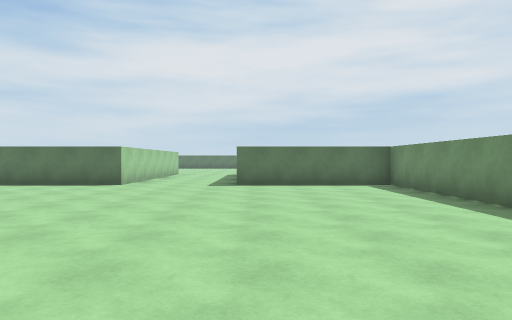
view 1 (above)

21 first-person views from a walk through a 3-D level made in the Unity game engine. The camera is 1.3 m above the floor, looks level and sees 70° across. The floor is counted in squares, 2 m on a side. Each view is taken from the middle of a square. On the plan, view 1 faces up. The plan holds only what a view shows up to about 11 squares ahead; the rest is blank. The place goes on beyond the plan. The player is left out.

view 2
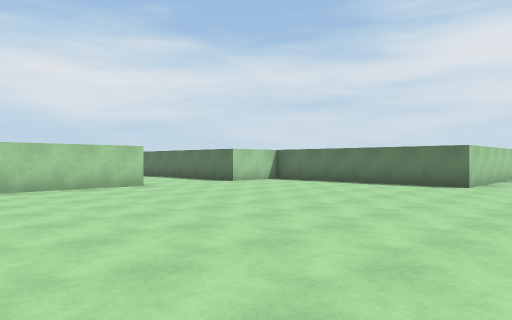

view 3
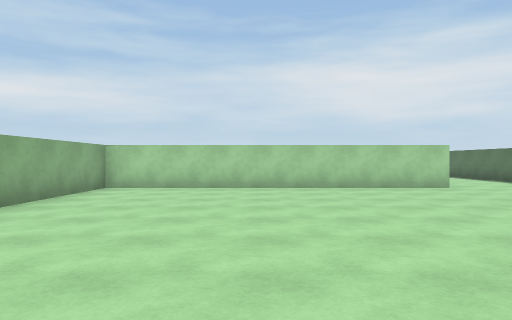

view 4
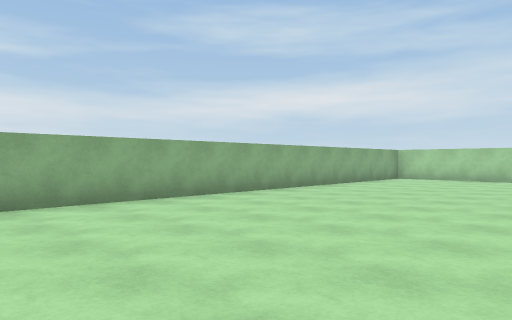

view 5
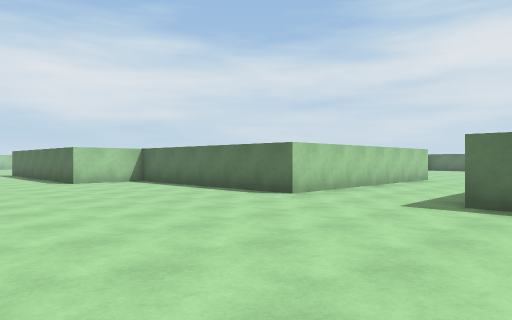

view 6
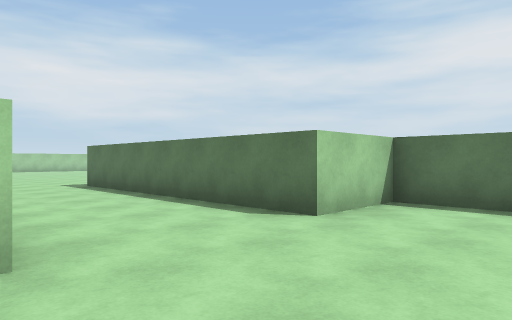

view 7
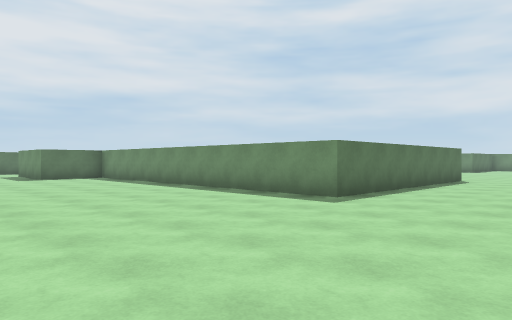

view 8
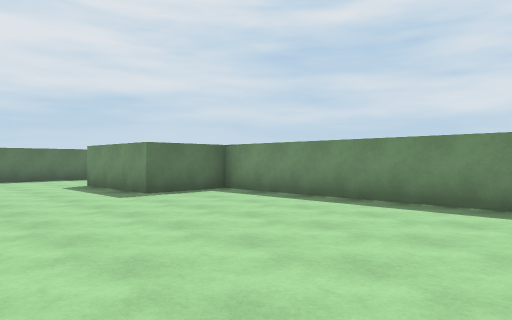

view 9
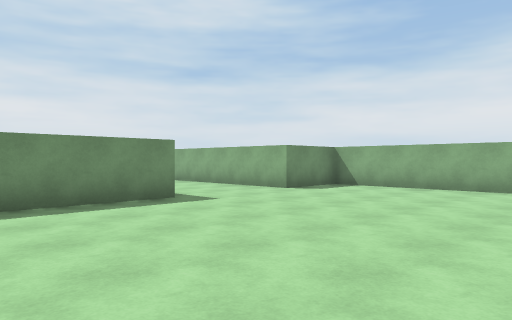

view 10
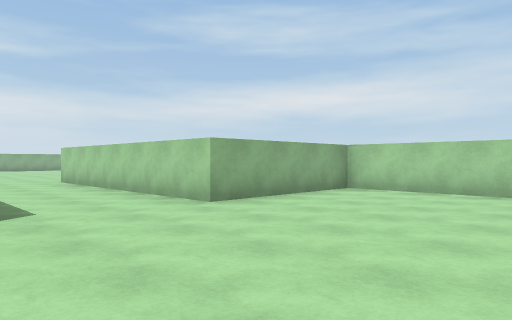

view 11
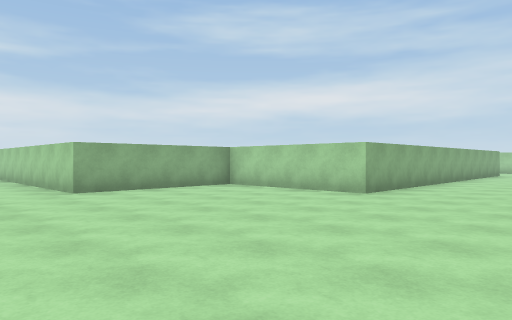

view 12
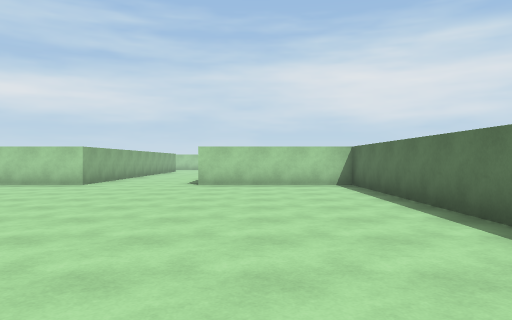

view 13
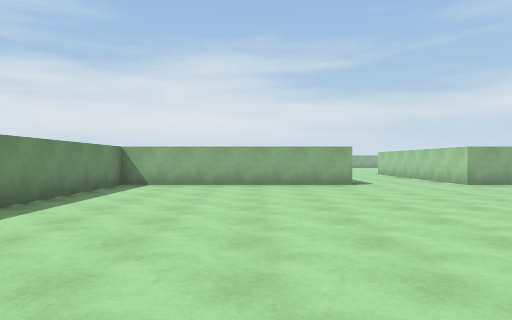

view 14
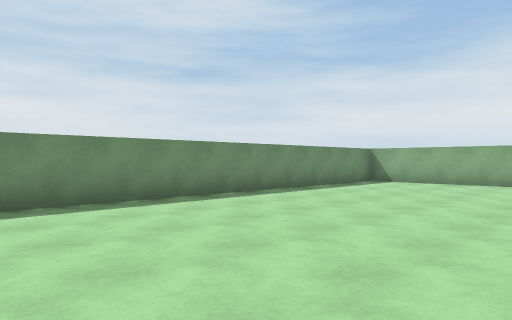

view 15
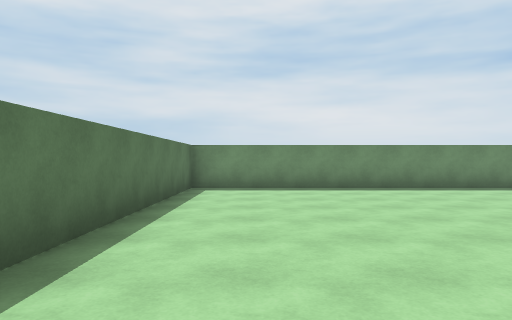

view 16
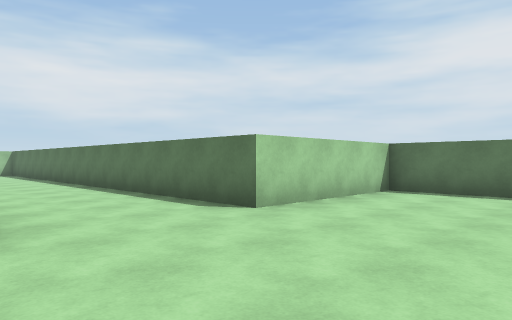

view 17
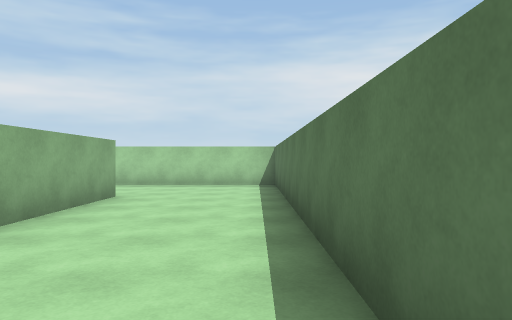

view 18
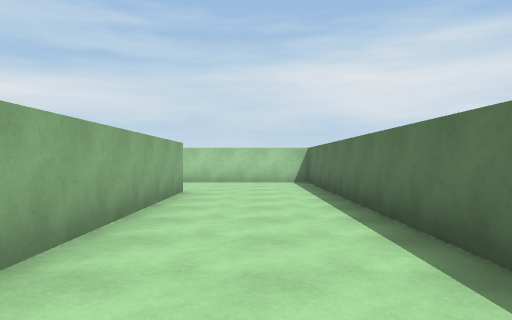

view 19
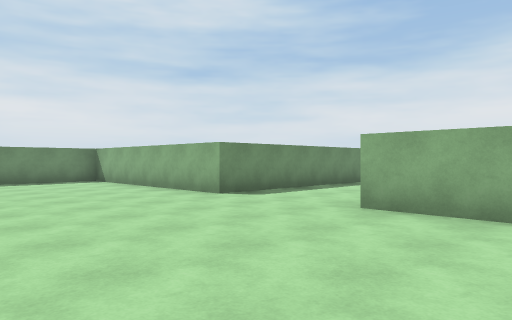

view 20
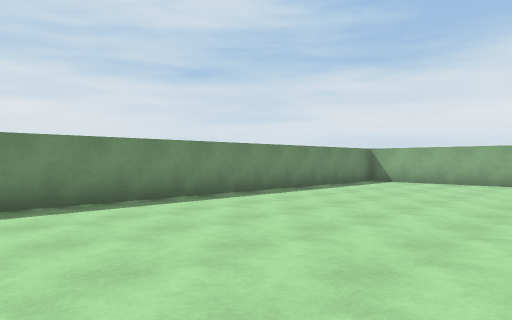

view 21
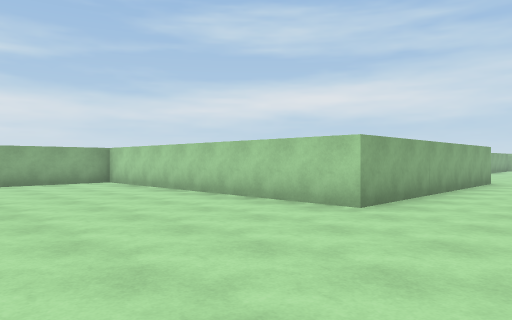

### Floor plan
Points are (right, up) in squares from view 1. A wall is a line through its corners. A room is listed if a view was taken in it or the views show most of it. See-through windows are left out.
Room 1 (views 1, 2, 3, 4, 5, 6, 7, 8, 9, 17, 18, 20, 21)
walls: (-10.4, 7.5) (-15.6, 7.5); (-9.5, 3.6) (-9.5, -3.5) (3.1, -3.5); (-4.4, 9.5) (-9.5, 9.5) (-9.5, 8.4); (-16.5, 8.4) (-16.5, 17.5) (-17.6, 17.5); (-15.6, 4.5) (-10.4, 4.5); (-0.5, 11) (-0.5, 15.6); (-3.5, 15.6) (-3.5, 10.4); (-20.5, 2.5) (-16.5, 2.5) (-16.5, 3.6); (-18.5, 18.4) (-18.5, 19.4); (-17.5, 20.5) (-8.4, 20.5); (-8.4, 23.5) (-21.5, 23.5) (-21.5, 19.4); (3.5, -3.1) (3.5, 9.5) (0.5, 9.5)
ways out: opening at (-8.2, 21.5) to room 2; opening at (-2, 15) to room 2
objects: other object (-18, 18); other object (-18, 20); other object (-16, 4); other object (-16, 8); other object (-10, 4); other object (-10, 8); other object (-8, 20); other object (-4, 10); other object (0, 10)
Room 2 (views 10, 11, 12, 13, 14, 15, 16, 19)
walls: (0.4, 16.5) (5.5, 16.5) (5.5, 27.5) (-7.5, 27.5) (-7.5, 24.4); (-7.5, 19.6) (-7.5, 16.5) (-4.4, 16.5)
ways out: opening at (-8.2, 21.5) to room 1; opening at (-2, 15) to room 1
objects: other object (-8, 24); other object (-4, 16); other object (0, 16)

Positions as (right, up) in squares from view 1, and headings:
1: (0, 0), facing up
2: (-1, 0), facing up-left
3: (-1, 0), facing left
4: (3, 2), facing down-left
5: (1, 4), facing up-left
6: (-7, 4), facing up-left
7: (-22, 4), facing up-right
8: (-22, 11), facing up-right
9: (-22, 11), facing down-right
10: (0, 21), facing down-left
11: (-1, 24), facing down-left
12: (2, 25), facing left
13: (2, 26), facing down
14: (0, 27), facing down-right
15: (-3, 26), facing right
16: (-4, 20), facing up-left
17: (-12, 23), facing left
18: (-11, 22), facing left
19: (-6, 21), facing down-right
20: (-2, 7), facing down-right
21: (-5, 7), facing down-left
